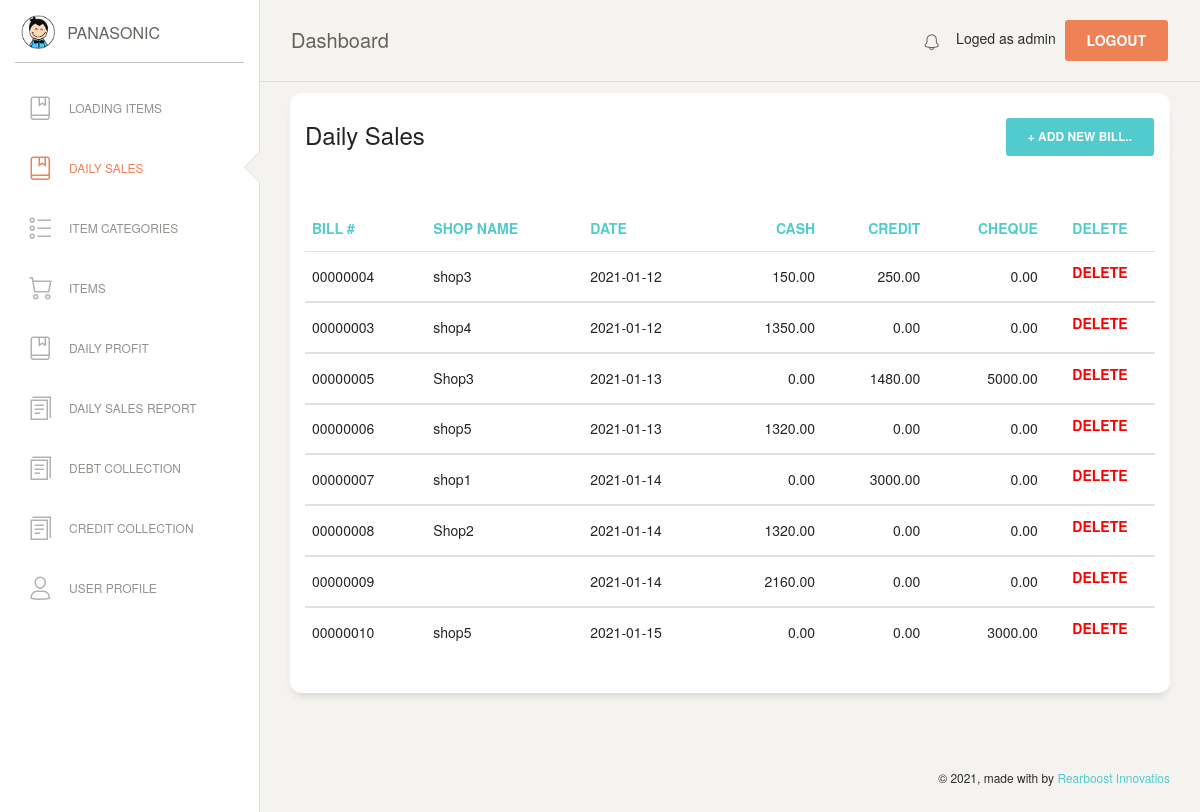
Page /daily_sales.php (signed in) on the committed database.
### tables this page shows
CREATE TABLE `bill` (
  `B_id` int(11) NOT NULL,
  `bill_no` varchar(20) NOT NULL,
  `shop` varchar(100) NOT NULL,
  `b_date` varchar(100) NOT NULL,
  `bill_amount` double(10,2) NOT NULL DEFAULT '0.00',
  `discount` double(10,2) NOT NULL DEFAULT '0.00',
  `discounted_amt` double(10,2) NOT NULL DEFAULT '0.00',
  `cost` double(10,2) NOT NULL DEFAULT '0.00',
  `cash` double(10,2) NOT NULL DEFAULT '0.00',
  `credit` double(10,2) NOT NULL DEFAULT '0.00',
  `cheque` double(10,2) NOT NULL DEFAULT '0.00',
  `cheque_no` varchar(25) NOT NULL,
  `cheque_date` varchar(100) NOT NULL,
  `cheque_status` smallint(6) NOT NULL
);

### daily_sales.php (the view, shortened to what this page needs)
<?php
if (!isset($_SESSION['loged_user'])) {
    header('location: login.php');
}else {
  $con = mysqli_connect(DB_HOSTNAME,DB_USERNAME,DB_PASSWORD);
  mysqli_select_db($con,DB_NAME);
?>
<!DOCTYPE html>
<html lang="en">
<head>
  <link href="assets/css/bootstrap.min.css" rel="stylesheet" />
  <link href="assets/css/paper-dashboard.css?v=2.0.1" rel="stylesheet" />
  <link href="assets/demo/demo.css" rel="stylesheet" />
  <link rel="stylesheet" type="text/css" href="https://cdn.datatables.net/1.10.23/css/jquery.dataTables.css">
</head>
<body class="">
  <div class="wrapper ">
    <?php include('include/sidebar.php');  ?>
    <div class="main-panel">
      <?php include('include/nav.php');  ?>
      <div class="content">
       <div class="row">
          <div class="col-md-12">
            <div class="card">
              <div class="row">
              <div class="col-md-8">
                <div class="card-header">
                  <h4 class="card-title"> Daily Sales </h4>
                </div>
              </div>
              <div class="col-md-4">
                <div class="card-header">
                    <button type="button" class="btn btn-primary add-btn" data-toggle="modal" data-target="#Form1">+ Add New Bill..
                    </button>
                </div>
              </div>
              </div>
              <div class="card-body">
              </div>
              <div class="card-body">
                <div class="table-responsive">
                  <table class="table" id="myTable">
                    <thead class="text-primary">
                      <th>                     BILL #     </th>
                      <th>                     SHOP NAME  </th>
                      <th>                     DATE       </th>
                      <th class="text-right">  CASH       </th>
                      <th class="text-right">  CREDIT     </th>
                      <th class="text-right">  CHEQUE     </th>
                      <th class="text-center"> DELETE     </th>
                    </thead>
                    <tbody>
                      <?php
                      $sql=mysqli_query($con,"SELECT * FROM bill");
                      $numRows = mysqli_num_rows($sql);
                      if($numRows > 0) {
                        while($row = mysqli_fetch_assoc($sql)) {
                          ?>
                          <tr>
                            <td>                    <?php echo $row['bill_no'] ?> </td>
                            <td>                    <?php echo $row['shop'] ?>    </td>
                            <td>                    <?php echo $row['b_date'] ?>  </td>
                            <td class="text-right"> <?php echo $row['cash'] ?>    </td>
                            <td class="text-right"> <?php echo $row['credit'] ?>  </td>
                            <td class="text-right"> <?php echo $row['cheque'] ?>  </td>
                            <td class="text-center">
                              <a href="#" onclick="confirmation('event','<?php echo $row['bill_no']; ?>')" name="delete">
                              <h6 style='color:red;'>DELETE</h6></a>
                            </td>
                          </tr>
                    </tbody>
                           <?php
                        }
                      }
                    ?>
                    </table>
                </div>
              </div>
            </div>
          </div>
        </div>
      </div>
       <?php include('include/footer.php');  ?>
    </div>
  </div>
</body>
</html>
<?php
}
?>

### assets/demo/demo.css (style rules this page uses)
.add-btn { float: right !important; }

### rows in the picture
bill: bill_no "00000004", shop "shop3", b_date "2021-01-12", cash "150.00", credit "250.00", cheque "0.00"
bill: bill_no "00000003", shop "shop4", b_date "2021-01-12", cash "1350.00", credit "0.00", cheque "0.00"
bill: bill_no "00000005", shop "Shop3", b_date "2021-01-13", cash "0.00", credit "1480.00", cheque "5000.00"
bill: bill_no "00000006", shop "shop5", b_date "2021-01-13", cash "1320.00", credit "0.00", cheque "0.00"
bill: bill_no "00000007", shop "shop1", b_date "2021-01-14", cash "0.00", credit "3000.00", cheque "0.00"
bill: bill_no "00000008", shop "Shop2", b_date "2021-01-14", cash "1320.00", credit "0.00", cheque "0.00"
bill: bill_no "00000009", b_date "2021-01-14", cash "2160.00", credit "0.00", cheque "0.00"
bill: bill_no "00000010", shop "shop5", b_date "2021-01-15", cash "0.00", credit "0.00", cheque "3000.00"

### other values in the picture
$_SESSION['loged_user'] "admin"
